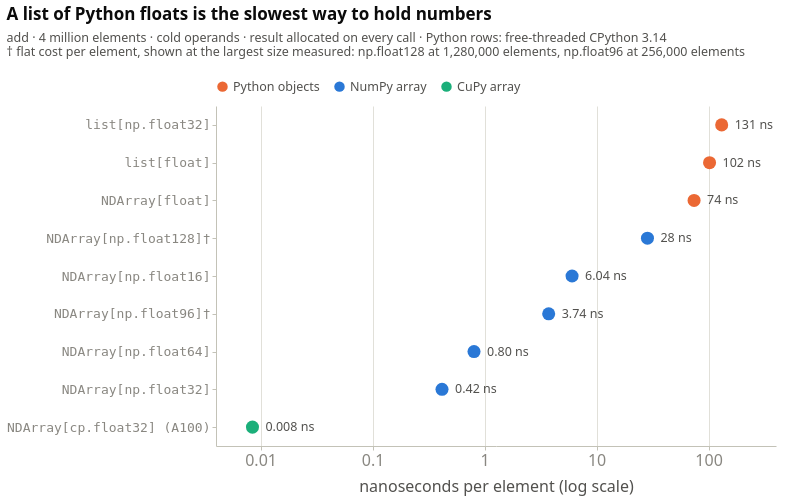

This figure's notebook cell:
### Code cell
style.show(figures.representation_ladder(d))

### Figure 1 — Vega-Lite specification as saved in the notebook (floating-point values rounded to 4 significant figures)
{"config": {"background": "transparent", "font": "Cochineal, system-ui, -apple-system, \"Segoe UI\", sans-serif", "padding": {"left": 6, "right": 18, "top": 6, "bottom": 6}, "view": {"stroke": null, "continuousWidth": 620, "continuousHeight": 300}, "axis": {"labelFont": "Cochineal, system-ui, -apple-system, \"Segoe UI\", sans-serif", "titleFont": "Cochineal, system-ui, -apple-system, \"Segoe UI\", sans-serif", "labelColor": "#898781", "titleColor": "#52514e", "labelFontSize": 12.5, "titleFontSize": 12.5, "titleFontWeight": 500, "titlePadding": 10, "domainColor": "#c3c2b7", "domainWidth": 1, "tickColor": "#c3c2b7", "tickSize": 4, "gridColor": "#e1e0d9", "gridWidth": 1, "gridDash": []}, "legend": {"labelFont": "Cochineal, system-ui, -apple-system, \"Segoe UI\", sans-serif", "titleFont": "Cochineal, system-ui, -apple-system, \"Segoe UI\", sans-serif", "labelColor": "#52514e", "titleColor": "#52514e", "labelFontSize": 12.5, "titleFontSize": 12.5, "titleFontWeight": 500, "symbolType": "circle", "symbolSize": 110, "orient": "top", "direction": "horizontal", "offset": 10, "titlePadding": 10, "labelLimit": 360}, "title": {"font": "Cochineal, system-ui, -apple-system, \"Segoe UI\", sans-serif", "color": "#0b0b0b", "fontSize": 17, "fontWeight": 600, "subtitleFont": "Cochineal, system-ui, -apple-system, \"Segoe UI\", sans-serif", "subtitleColor": "#52514e", "subtitleFontSize": 12.5, "subtitlePadding": 8, "anchor": "start", "offset": 16, "dy": -4}, "header": {"labelFont": "Cochineal, system-ui, -apple-system, \"Segoe UI\", sans-serif", "titleFont": "Cochineal, system-ui, -apple-system, \"Segoe UI\", sans-serif", "labelColor": "#52514e", "titleColor": "#52514e", "labelFontSize": 13, "labelFontWeight": 600, "titleFontSize": 12.5}, "range": {"category": ["#2a78d6", "#eb6834", "#1baf7a"], "heatmap": ["#cde2fb", "#9ec5f4", "#6da7ec", "#3987e5", "#256abf", "#184f95", "#0d366b"], "ramp": ["#cde2fb", "#9ec5f4", "#6da7ec", "#3987e5", "#256abf", "#184f95", "#0d366b"]}, "bar": {"cornerRadiusEnd": 4, "discreteBandSize": 16}, "point": {"size": 100, "filled": true, "stroke": "transparent", "strokeWidth": 2, "opacity": 1}, "line": {"strokeWidth": 2, "strokeCap": "round", "strokeJoin": "round"}, "rule": {"strokeWidth": 1}, "text": {"font": "Cochineal, system-ui, -apple-system, \"Segoe UI\", sans-serif", "fontSize": 12, "color": "#52514e"}}, "layer": [{"mark": {"type": "point", "size": 170}, "encoding": {"color": {"field": "kind", "legend": {"title": null}, "scale": {"domain": ["Python objects", "NumPy array", "CuPy array"], "range": ["#eb6834", "#2a78d6", "#1baf7a"]}, "sort": ["Python objects", "NumPy array", "CuPy array"], "type": "nominal"}, "tooltip": [{"field": "representation", "type": "nominal"}, {"field": "ns_elem", "format": ".3f", "title": "ns / element", "type": "quantitative"}, {"field": "vs_f64", "format": ",.1f", "title": "× float64 array", "type": "quantitative"}, {"field": "n_elem", "format": ",", "title": "elements", "type": "quantitative"}], "x": {"axis": {"format": "~g", "labelFontSize": 16, "titleFontSize": 16, "values": [0.01, 0.1, 1, 10, 100]}, "field": "ns_elem", "scale": {"domain": [0.004, 400], "nice": false, "type": "log"}, "title": "nanoseconds per element (log scale)", "type": "quantitative"}, "y": {"axis": {"labelFont": "monospace", "labelFontSize": 13, "labelLimit": 260}, "field": "representation", "sort": ["list[np.float32]", "list[float]", "NDArray[float]", "NDArray[np.float128]†", "NDArray[np.float16]", "NDArray[np.float96]†", "NDArray[np.float64]", "NDArray[np.float32]", "NDArray[cp.float32] (A100)"], "title": null, "type": "nominal"}}}, {"mark": {"type": "text", "align": "left", "dx": 13, "fontSize": 12.5}, "encoding": {"text": {"field": "label", "type": "nominal"}, "x": {"axis": {"format": "~g", "labelFontSize": 16, "titleFontSize": 16, "values": [0.01, 0.1, 1, 10, 100]}, "field": "ns_elem", "scale": {"domain": [0.004, 400], "nice": false, "type": "log"}, "title": "nanoseconds per element (log scale)", "type": "quantitative"}, "y": {"axis": {"labelFont": "monospace", "labelFontSize": 13, "labelLimit": 260}, "field": "representation", "sort": ["list[np.float32]", "list[float]", "NDArray[float]", "NDArray[np.float128]†", "NDArray[np.float16]", "NDArray[np.float96]†", "NDArray[np.float64]", "NDArray[np.float32]", "NDArray[cp.float32] (A100)"], "title": null, "type": "nominal"}}}], "data": {"name": "data-717d36da8afae4c3cd548dee8ae236f2"}, "height": 340, "title": {"text": "A list of Python floats is the slowest way to hold numbers", "subtitle": ["add · 4 million elements · cold operands · result allocated on every call · Python rows: free-threaded CPython 3.14", "† flat cost per element, shown at the largest size measured: np.float128 at 1,280,000 elements, np.float96 at 256,000 elements"]}, "width": 560, "$schema": "https://vega.github.io/schema/vega-lite/v6.4.1.json", "datasets": {"data-717d36da8afae4c3cd548dee8ae236f2": [{"representation": "list[np.float32]", "kind": "Python objects", "ns_elem": 131.0, "n_elem": 4000000, "vs_f64": 162.7, "label": "131 ns"}, {"representation": "list[float]", "kind": "Python objects", "ns_elem": 102.1, "n_elem": 4000000, "vs_f64": 126.8, "label": "102 ns"}, {"representation": "NDArray[float]", "kind": "Python objects", "ns_elem": 74.24, "n_elem": 4000000, "vs_f64": 92.24, "label": "74 ns"}, {"representation": "NDArray[np.float128]†", "kind": "NumPy array", "ns_elem": 28.48, "n_elem": 1280000, "vs_f64": 35.38, "label": "28 ns"}, {"representation": "NDArray[np.float16]", "kind": "NumPy array", "ns_elem": 6.044, "n_elem": 4000000, "vs_f64": 7.509, "label": "6.04 ns"}, {"representation": "NDArray[np.float96]†", "kind": "NumPy array", "ns_elem": 3.737, "n_elem": 256000, "vs_f64": 4.643, "label": "3.74 ns"}, {"representation": "NDArray[np.float64]", "kind": "NumPy array", "ns_elem": 0.8048, "n_elem": 4000000, "vs_f64": 1.0, "label": "0.80 ns"}, {"representation": "NDArray[np.float32]", "kind": "NumPy array", "ns_elem": 0.4169, "n_elem": 4000000, "vs_f64": 0.518, "label": "0.42 ns"}, {"representation": "NDArray[cp.float32] (A100)", "kind": "CuPy array", "ns_elem": 0.008466, "n_elem": 4000000, "vs_f64": 0.01052, "label": "0.008 ns"}]}}
